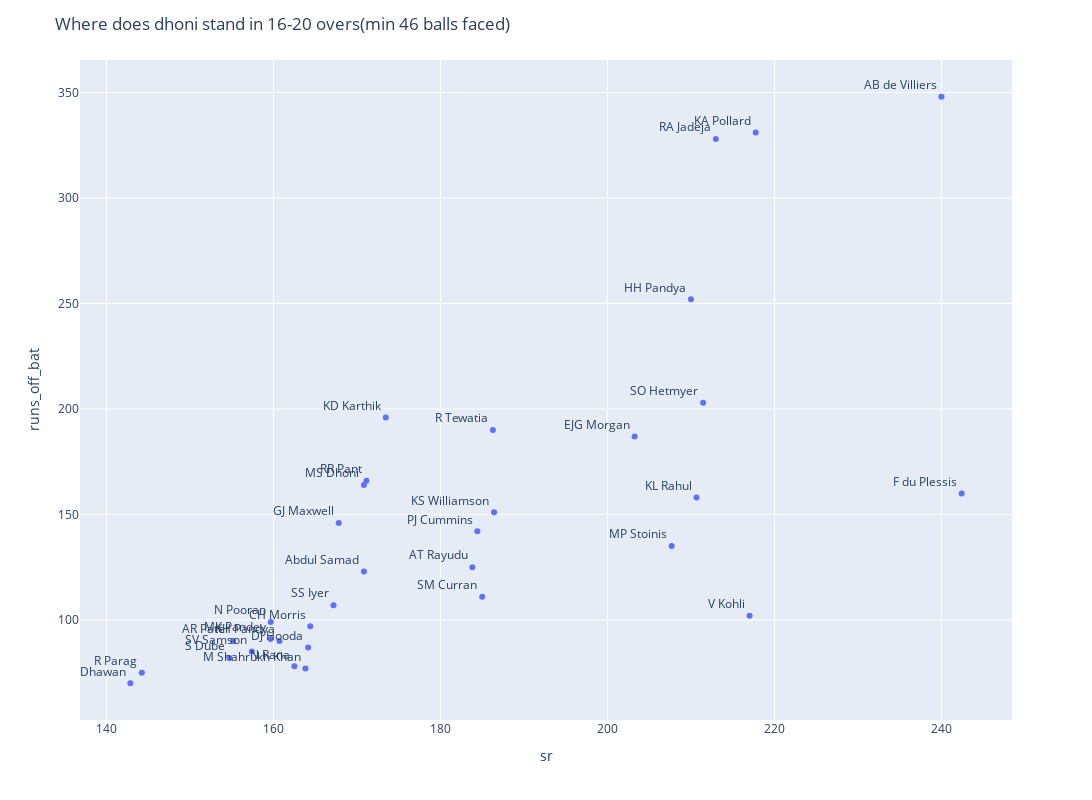

Notebook cell for this chart:
### Code cell
import plotly.express as px
fig = px.scatter(cur_f, x="sr", y="runs_off_bat",text='striker')
fig.update_traces(textposition='top left')

fig.update_layout(
    height=800,
    width = 1600,
    title_text='Where does dhoni stand in 16-20 overs(min 46 balls faced)'
)
# create a figure

fig.show()

### Figure 1 — Plotly figure (JSON) as saved in the notebook; plotly's stock layout.template omitted (floating-point values rounded to 4 significant figures)
{"data": [{"hovertemplate": "sr=%{x}<br>runs_off_bat=%{y}<br>striker=%{text}<extra></extra>", "legendgroup": "", "marker": {"color": "#636efa", "symbol": "circle"}, "mode": "markers+text", "name": "", "orientation": "v", "showlegend": false, "text": ["F du Plessis", "AB de Villiers", "KA Pollard", "V Kohli", "RA Jadeja", "SO Hetmyer", "KL Rahul", "HH Pandya", "MP Stoinis", "EJG Morgan", "KS Williamson", "R Tewatia", "SM Curran", "PJ Cummins", "AT Rayudu", "KD Karthik", "RR Pant", "MS Dhoni", "Abdul Samad", "GJ Maxwell", "SS Iyer", "CH Morris", "DJ Hooda", "M Shahrukh Khan", "N Rana", "KH Pandya", "N Pooran", "MK Pandey", "SV Samson", "AR Patel", "S Dube", "R Parag", "S Dhawan"], "textposition": "top left", "type": "scatter", "x": [242.4, 240, 217.8, 217.0, 213.0, 211.5, 210.7, 210, 207.7, 203.3, 186.4, 186.3, 185, 184.4, 183.8, 173.5, 171.1, 170.8, 170.8, 167.8, 167.2, 164.4, 164.2, 163.8, 162.5, 160.7, 159.7, 159.6, 157.4, 155.2, 154.7, 144.2, 142.9], "xaxis": "x", "y": [160, 348, 331, 102, 328, 203, 158, 252, 135, 187, 151, 190, 111, 142, 125, 196, 166, 164, 123, 146, 107, 97, 87, 77, 78, 90, 99, 91, 85, 90, 82, 75, 70], "yaxis": "y"}], "layout": {"height": 800, "legend": {"tracegroupgap": 0}, "margin": {"t": 60}, "title": {"text": "Where does dhoni stand in 16-20 overs(min 46 balls faced)"}, "width": 1600, "xaxis": {"anchor": "y", "domain": [0, 1], "title": {"text": "sr"}}, "yaxis": {"anchor": "x", "domain": [0, 1], "title": {"text": "runs_off_bat"}}}}
